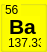
   <widget class="QGroupBox" name="groupBox">
    <property name="geometry">
     <rect>
      <x>52</x>
      <y>257</y>
      <width>47</width>
      <height>52</height>
     </rect>
    </property>
    <property name="autoFillBackground">
     <bool>false</bool>
    </property>
    <property name="styleSheet">
     <string notr="true">background-color: rgb(255, 255, 0);</string>
    </property>
    <property name="title">
     <string/>
    </property>
    <property name="flat">
     <bool>false</bool>
    </property>
    <widget class="QLabel" name="label_7">
     <property name="geometry">
      <rect>
       <x>5</x>
       <y>2</y>
       <width>16</width>
       <height>16</height>
      </rect>
     </property>
     <property name="text">
      <string>56</string>
     </property>
    </widget>
    <widget class="QLabel" name="label_8">
     <property name="geometry">
      <rect>
       <x>8</x>
       <y>36</y>
       <width>33</width>
       <height>13</height>
      </rect>
     </property>
     <property name="text">
      <string>137.33</string>
     </property>
    </widget>
    <widget class="QLabel" name="label">
     <property name="geometry">
      <rect>
       <x>9</x>
       <y>16</y>
       <width>31</width>
       <height>21</height>
      </rect>
     </property>
     <property name="font">
      <font>
       <pointsize>16</pointsize>
       <weight>75</weight>
       <bold>true</bold>
      </font>
     </property>
     <property name="text">
      <string>Ba</string>
     </property>
    </widget>
   </widget>
